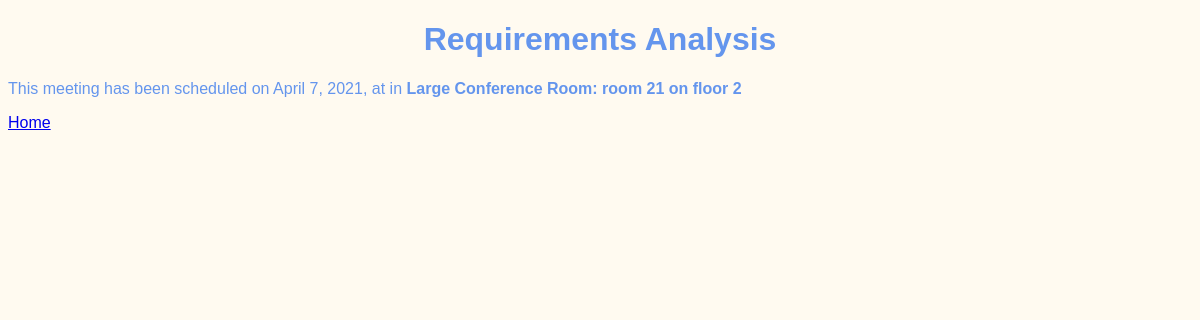
Screenshot of /meeting/1 with the database file from the repository.
### meetings/models.py (models this page shows, shortened)
class Meeting(models.Model):
    title = models.CharField(max_length=200)
    date = models.DateField()
    start_time = models.TimeField(default=time(9))
    duration = models.IntegerField(default=1)
    room = models.ForeignKey(Room, on_delete=models.CASCADE)

class Room(models.Model):
    room_name = models.CharField(max_length=50)
    floor_number = models.IntegerField()
    room_number = models.IntegerField()
    def __str__(self):
        return f"{self.room_name}: room {self.room_number} on floor {self.floor_number}"

### meetings/views.py (the view)
# urls.py: path('<int:id>', views.detail, name="detail"),
def detail(request, id):
    meeting = get_object_or_404(Meeting, pk=id)
    return render(request, "meetings/detail.html", {"meeting": meeting})

### meetings/templates/meetings/detail.html (shortened to what this page needs)
{% extends "base.html" %}
{% block content %}
    <h1>{{meeting.title}}</h1>
<p>
    This meeting has been scheduled on {{meeting.date}}, at
    {{meeting.start_tine}} in <strong>{{meeting.room}}</strong>
</p>
<p>
    <a href="{% url 'welcome' %}">
        Home
    </a>
</p>
{% endblock %}

### website/static/website/style.css (style rules this page uses)
body { font-family: sans-serif; color: #6495ed; background-color: #fffaf0; }
h1 { text-align: center; }

### rows the page displays
Meeting: title "Requirements Analysis", date "April 7, 2021", room "Large Conference Room: room 21 on floor 2"
